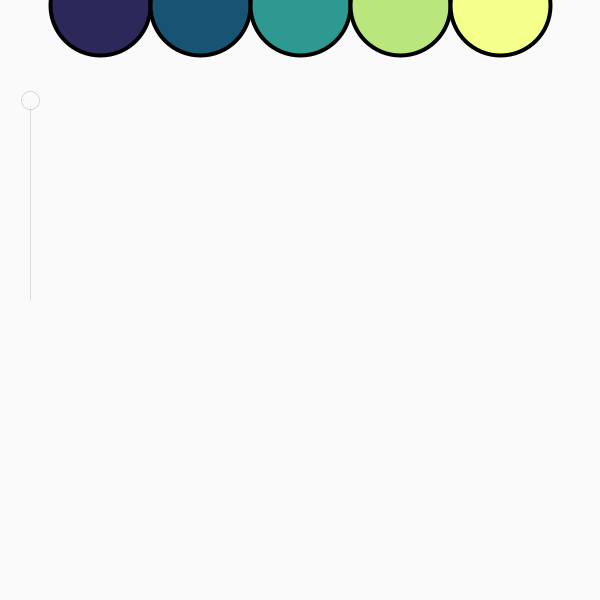
Frame 1 (no input)
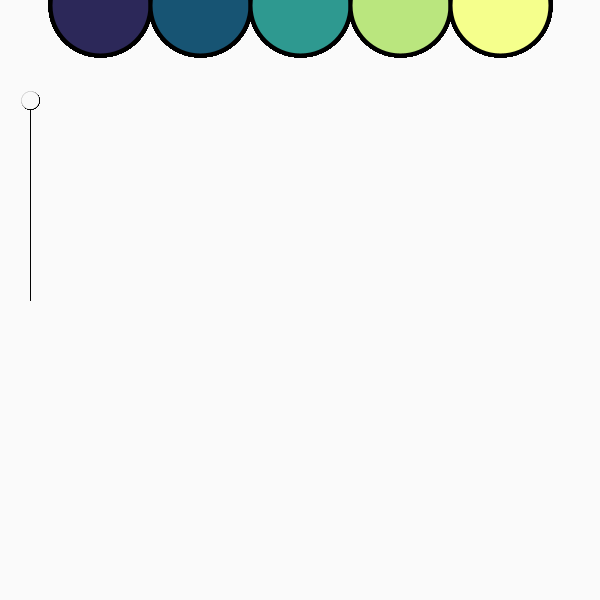
Frame 60 (the mouse pressed at the canvas centre just before this capture)
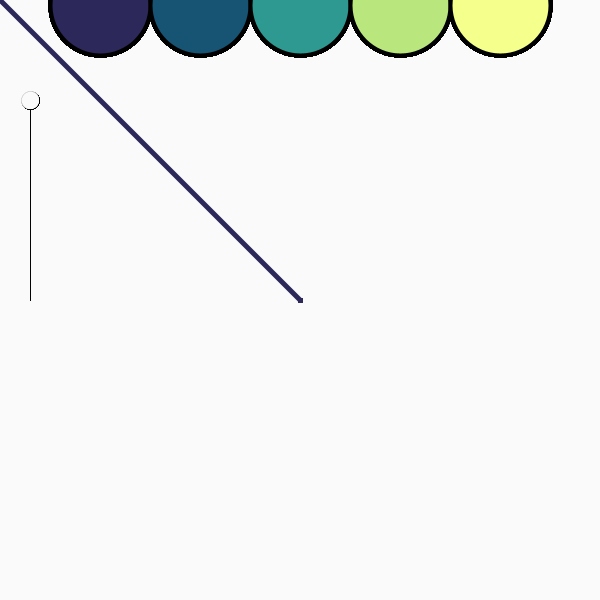
Frame 120 (the mouse held since frame 60 and released just before this capture)

The Processing sketch that drew these frames (run headless with seeded random() and noise(); from frame 60 on, the mouse is pressed at the canvas centre):

// Processing sketch: sketchpad_project_with_slider_drawing_oct_11
// ── sketchpad_project_with_slider_drawing_oct_11.pde
//project needs a colour indicator, stamps, color selector, save, erase
color indigo = #2C2859;
color cobalt = #175473;
color turquoise = #2E9990;
color lime = #BAE67E;
color yellow = #F5FF8C;
color drawingColor = indigo;
float sliderY; //decimal
float thickness;


void setup() {
  size(600, 600);
  background(250);
}


void draw() {
  //slider circle
  stroke(0);
  strokeWeight(5);
  //slider line
  stroke(0);
  strokeWeight(thickness);
  if (mousePressed) {
  line(pmouseX, pmouseY, mouseX, mouseY);
  }
  
  line(30, 100, 30, 300);
  fill(250);
  ellipse(30, 100, 18, 18);



  println(mouseX, mouseY);

  //drawing colour buttons
  strokeWeight(4);
  stroke(0);
  if ( dist(100, 5, mouseX, mouseY) < 50 ) {
    fill(indigo - 50);
  } else {

    fill(indigo);
  }
  ellipse(100, 5, 100, 100);

  if ( dist(200, 5, mouseX, mouseY) < 50 ) {
    fill(cobalt + 50);
  } else {
    fill(cobalt);
  }
  ellipse(200, 5, 100, 100);

  if ( dist(300, 5, mouseX, mouseY) <50 ) {
    fill(turquoise + 50);
  } else {
    fill(turquoise);
  }
  ellipse(300, 5, 100, 100);
  
if ( dist(400, 5, mouseX, mouseY) < 50 ) {
  fill(lime - 50);
} else {
  fill(lime);
}
  ellipse(400, 5, 100, 100);

 if ( dist(500, 5, mouseX, mouseY) < 50 ) {
  fill(yellow - 50);
 } else {
  fill(yellow);
 }
  ellipse(500, 5, 100, 100);
 

  //drawing line code on canvas
  strokeWeight(5);
  stroke(drawingColor);
  if (mousePressed) {
    line(mouseX, mouseY, pmouseX, pmouseY);
  }
}
void mouseReleased() {

  if (dist(100, 5, mouseX, mouseY) <= 50) {
    //background(indigo);
    drawingColor = indigo;
  }

  if (dist(200, 5, mouseX, mouseY) <= 50) {
    // background(cobalt);
    drawingColor = cobalt;
  }

  if (dist(300, 5, mouseX, mouseY) <= 50) {
    //background(turquoise);
    drawingColor = turquoise;
  }


  if (dist(400, 5, mouseX, mouseY) <= 50) {
    //background(lime);
    drawingColor = lime;
  }

  if (dist(500, 5, mouseX, mouseY) <= 50) {
    //background(yellow);
    drawingColor = yellow;
  }
}
